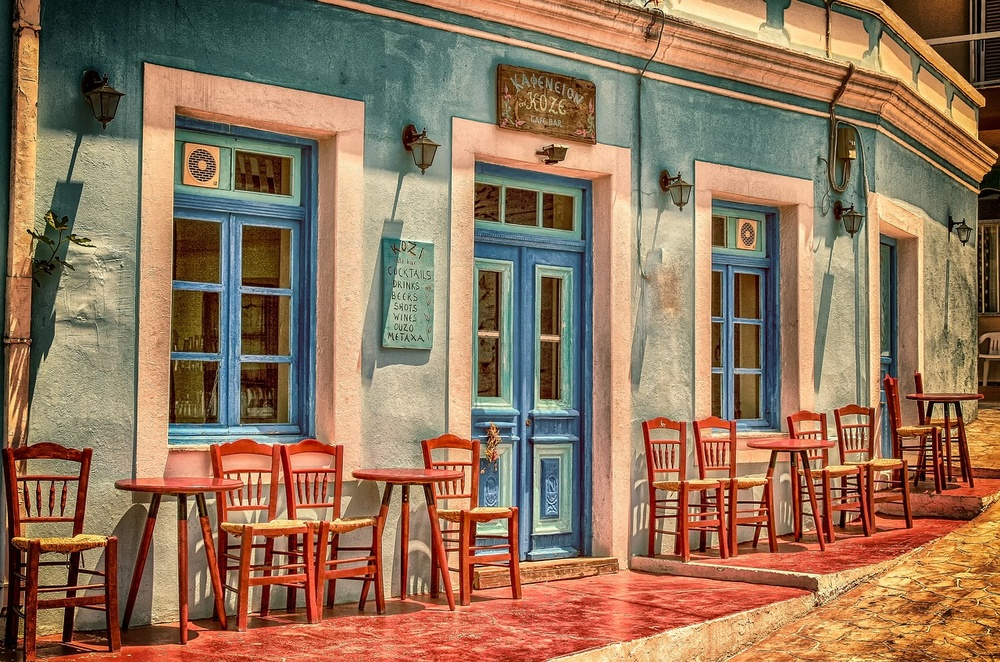
#> input picture experiment-03/cafe.jpg, 1000 x 662 px, shrunk from 1280 x 847 before the run
$ python practice.py
#> lines starting #> are read from the running program, lines starting #| are printed output that depends on the picture
import cv2
import matplotlib.pyplot as plt

plt.subplots_adjust(wspace=.5,hspace=.5)

img=cv2.imread('cafe.jpg')
#> img is the input picture: shape (662, 1000, 3); mean B, G, R 92.5, 118.1, 147.9

plt.subplot(3,3,1)
plt.imshow(img,cmap='gray')
plt.title("Original Image")

rgb=cv2.cvtColor(img, cv2.COLOR_BGR2RGB)
plt.subplot(3,3,2)
plt.imshow(rgb,cmap='gray')
plt.title('RGB')

gray=cv2.cvtColor(img, cv2.COLOR_BGR2GRAY)
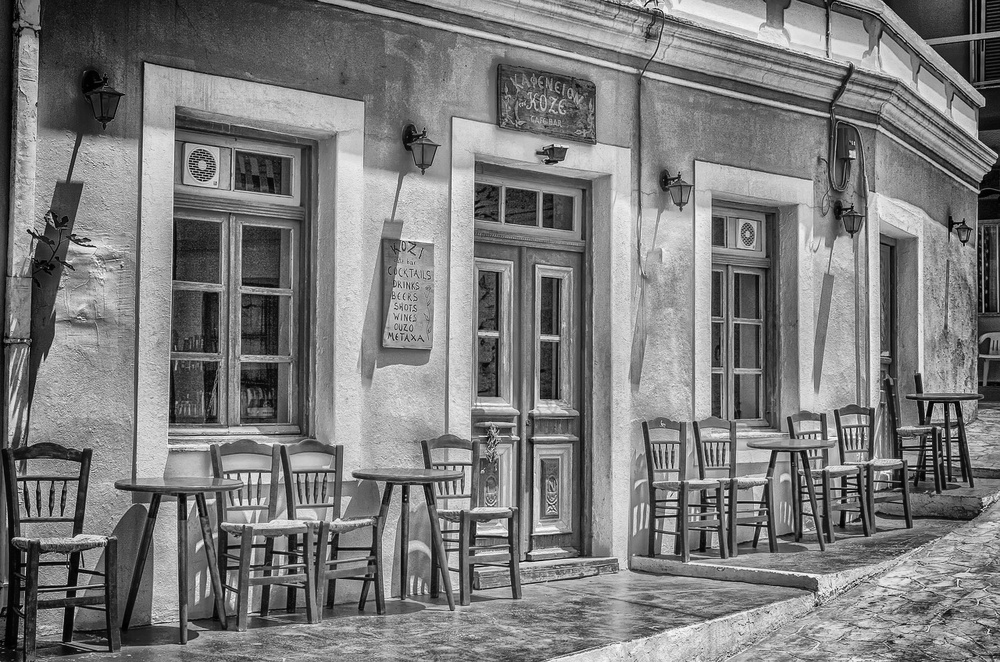
#> gray: shape (662, 1000); min 0, max 252, mean 124.1
plt.subplot(3,3,3)
plt.imshow(gray,cmap='gray')
plt.title('Gray')

blurred=cv2.GaussianBlur(gray, (9,9), 0)
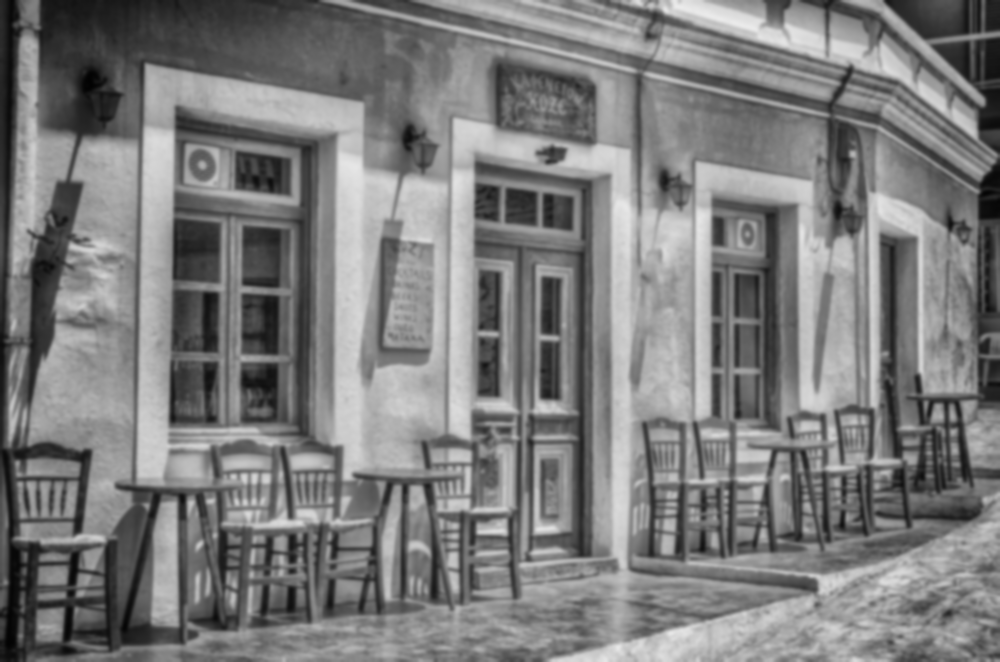
#> blurred: shape (662, 1000); min 2, max 235, mean 124.1
plt.subplot(3,3,4)
plt.imshow(blurred,cmap='gray')
plt.title('Blur Picture')

edges=cv2.Canny(gray, threshold1=100, threshold2=200)
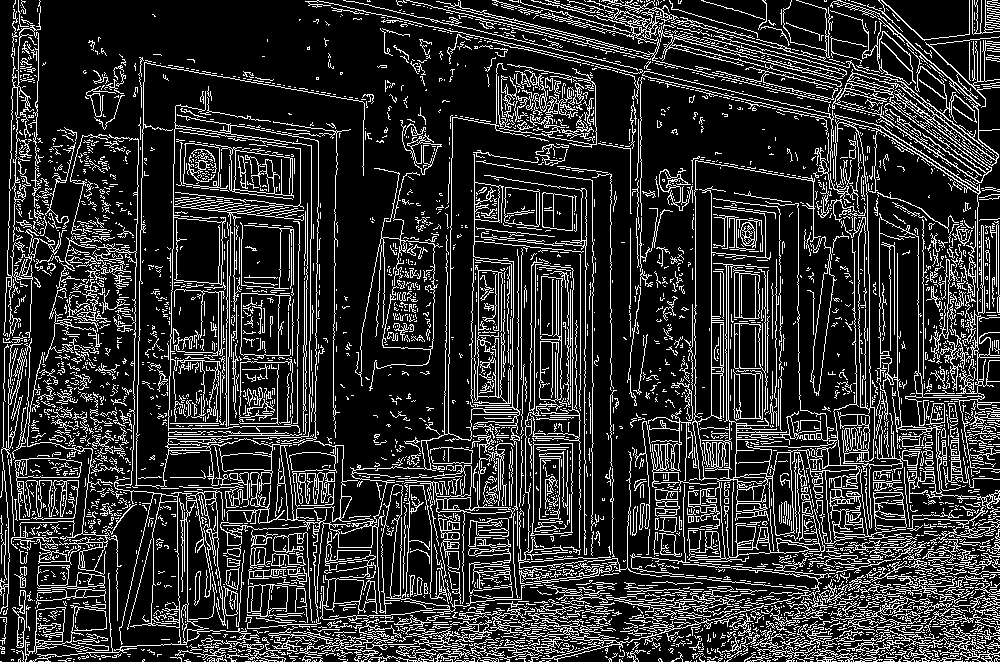
#> edges: shape (662, 1000); 18.8% white in thin lines or dots
plt.subplot(3,3,5)
plt.imshow(edges,cmap='gray')
plt.title('Edges Picture')

img[255==0]=(255,0,0)
plt.subplot(3,3,6)
plt.imshow(img,cmap='gray')
plt.title('Edges Picture')

edges=edges.flatten()
print(edges)
#> (printed output is left out)
#> figure, not shown here; B, G, R data is drawn as R, G, B
